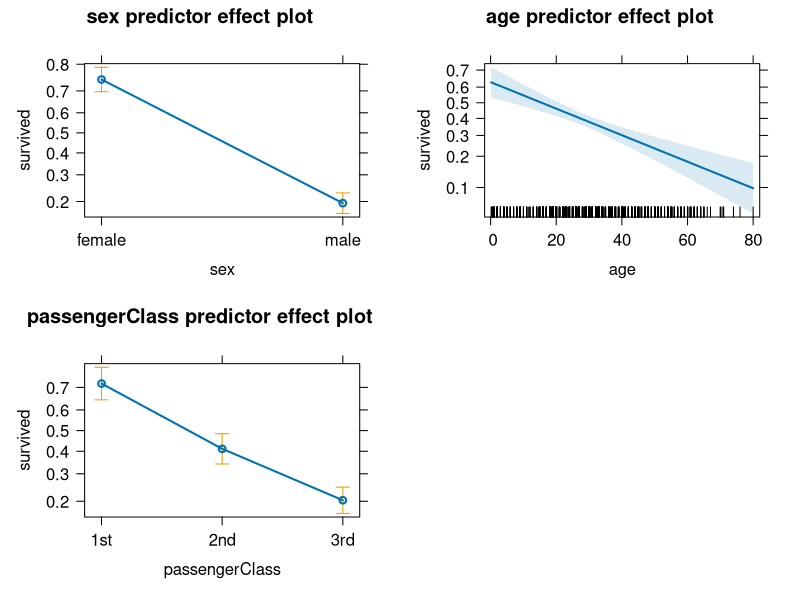

Recreate this plot in R.
library(carData)
library(effects)


summary(TitanicSurvival)

##-- fit glm mod prob of passenger surving
fit_mod <- glm(survived ~ sex + age + passengerClass, data = TitanicSurvival,
               family = "binomial")

##-- visualse all fixed effects in the mod
plot(predictorEffects(fit_mod))
